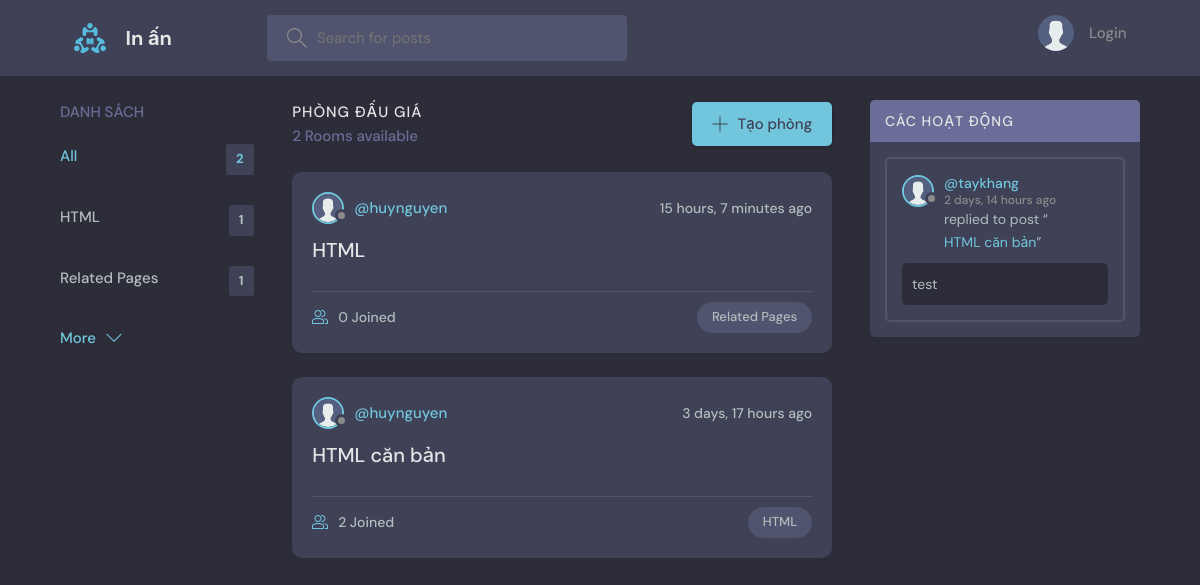
The page / on the database its author committed.
### base/models.py (models this page shows, shortened)
class Topic(models.Model):
    name = models.CharField(max_length=200)

class Room(models.Model):
    host = models.ForeignKey(User, on_delete=models.SET_NULL, null=True)
    topic = models.ForeignKey(Topic, on_delete=models.SET_NULL, null=True)
    name = models.CharField(max_length=200)
    description = HTMLField(null=True, blank=True)
    participants = models.ManyToManyField(
        User, related_name='participants', blank=True)
    updated = models.DateTimeField(auto_now=True)
    created = models.DateTimeField(auto_now_add=True)
    class Meta:
        ordering = ['-updated', '-created']
    def __str__(self):
        return self.name

class User(AbstractUser):
    name = models.CharField(max_length=200, null=True)
    email = models.EmailField(unique=True, null=True)
    bio = models.TextField(null=True)
    avatar = models.ImageField(null=True, default="avatar.svg")
    USERNAME_FIELD = 'email'
    REQUIRED_FIELDS = []

class Message(models.Model):
    user = models.ForeignKey(User, on_delete=models.CASCADE)
    room = models.ForeignKey(Room, on_delete=models.CASCADE)
    body = models.TextField()
    updated = models.DateTimeField(auto_now=True)
    created = models.DateTimeField(auto_now_add=True)
    class Meta:
        ordering = ['-updated', '-created']

### base/views.py (the view)
# urls.py: path('', views.home, name="home"),
def home(request):
    q = request.GET.get('q') if request.GET.get('q') != None else ''
    rooms = Room.objects.filter(
        Q(topic__name__icontains=q) |
        Q(name__icontains=q) |
        Q(description__icontains=q)
    )
    topics = Topic.objects.all()[0:5]
    room_count = rooms.count()
    room_messages = Message.objects.filter(
        Q(room__topic__name__icontains=q))[0:3]
    context = {'rooms': rooms, 'topics': topics,
               'room_count': room_count, 'room_messages': room_messages}
    return render(request, 'base/home.html', context)

### base/templates/base/home.html (shortened to what this page needs)
{% extends 'main.html' %}
{% block content %}
<main class="layout layout--3">
  <div class="container">
    {% include 'base/topics_component.html' %}
    <div class="roomList">
      <div class="roomList__header">
        <div>
          <h2>Phòng đấu giá</h2>
          <p>{{room_count}} Rooms available</p>
        </div>
        <a class="btn btn--main" href="{% url 'create-room' %}">
          <svg version="1.1" xmlns="http://www.w3.org/2000/svg" width="32" height="32" viewBox="0 0 32 32">
            <title>add</title>
            <path
              d="M16.943 0.943h-1.885v14.115h-14.115v1.885h14.115v14.115h1.885v-14.115h14.115v-1.885h-14.115v-14.115z">
            </path>
          </svg>
          Tạo phòng
        </a>
      </div>
      {% include 'base/feed_component.html' %}
    </div>
    {% include 'base/activity_component.html' %}
  </div>
</main>
{% endblock %}

### base/templates/base/topics_component.html
<div class="topics">
    <div class="topics__header">
        <h2>Danh sách</h2>
    </div>
    <ul class="topics__list">
        <li>
            <a href="{% url 'home' %}" class="active">All <span>{{topics.count}}</span></a>
        </li>
        {% for topic in topics %}
        <li>
            <a href="{% url 'home' %}?q={{topic.name}}">{{topic.name}}<span>{{topic.room_set.all.count}}</span></a>
        </li>
        {% endfor %}
    </ul>
    <a class="btn btn--link" href="{% url 'topics' %}">
        More
        <svg version="1.1" xmlns="http://www.w3.org/2000/svg" width="32" height="32" viewBox="0 0 32 32">
            <title>chevron-down</title>
            <path d="M16 21l-13-13h-3l16 16 16-16h-3l-13 13z"></path>
        </svg>
    </a>
</div>

### base/templates/base/feed_component.html (shortened to what this page needs)
{% for room in rooms %}
<div class="roomListRoom">
    <div class="roomListRoom__header">
        <a href="{% url 'user-profile' room.host.id %}" class="roomListRoom__author">
            <div class="avatar avatar--small">
                <img src="{{room.host.avatar.url}}" />
            </div>
            <span>@{{room.host.username}}</span>
        </a>
        <div class="roomListRoom__actions">
            <span>{{room.created|timesince}} ago</span>
        </div>
    </div>
    <div class="roomListRoom__content">
        <a href="{% url 'room' room.id %}">{{room.name}}</a>
    </div>
    <div class="roomListRoom__meta">
        <a href="{% url 'room' room.id %}" class="roomListRoom__joined">
            {{room.participants.all.count}} Joined
        </a>
        <p class="roomListRoom__topic">{{room.topic.name}}</p>
    </div>
</div>
{% endfor %}

### base/templates/base/activity_component.html (shortened to what this page needs)
<div class="activities">
    <div class="activities__header">
        <h2>Các hoạt động</h2>
    </div>
    {% for message in room_messages %}
    <div class="activities__box">
        <div class="activities__boxHeader roomListRoom__header">
            <a href="{% url 'user-profile' message.user.id %}" class="roomListRoom__author">
                <div class="avatar avatar--small">
                    <img src="{{message.user.avatar.url}}" />
                </div>
                <p>
                    @{{message.user.username}}
                    <span>{{message.created|timesince}} ago</span>
                </p>
            </a>
        </div>
        <div class="activities__boxContent">
            <p>replied to post “<a href="{% url 'room' message.room.id %}">{{message.room}}</a>”</p>
            <div class="activities__boxRoomContent">{{message.body}}</div>
        </div>
    </div>
    {% endfor %}
</div>

### rows shown on the page
Topic: name "HTML", room_set.all.count "1"
Topic: name "Related Pages", room_set.all.count "1"
Room: host.avatar (placeholder picture), host.username "huynguyen", created "15 hours, 7 minutes", name "HTML", participants.all.count "0", topic.name "Related Pages"
Room: host.avatar (placeholder picture), host.username "huynguyen", created "3 days, 17 hours", name "HTML căn bản", participants.all.count "2", topic.name "HTML"
Message: user.avatar (placeholder picture), user.username "taykhang", created "2 days, 14 hours", room "HTML căn bản", body "test"

### other values the page prints
{{ topics.count }} "2"
{{ room_count }} "2"
